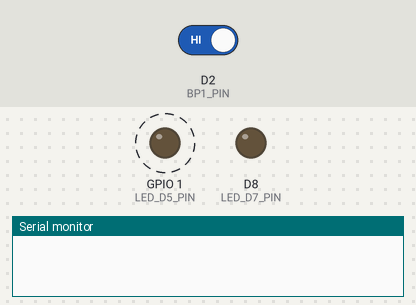
Simulated run of this sketch. Board: ESP8266 (NodeMCU). Shown: output pins drawn as LEDs (lit = HIGH), the last lines printed to the serial monitor. Dashed ring = blinking. The test bench sets the inputs (shaded band); at power-on: D2 (BP1_PIN) HIGH.

Above: at 1.2 s.
1.3 s: D2 (BP1_PIN) driven LOW
At 2.4 s:
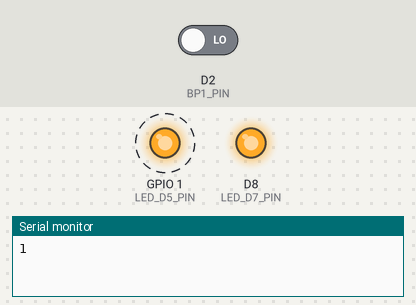
4.3 s: D2 (BP1_PIN) driven HIGH
At 6.6 s:
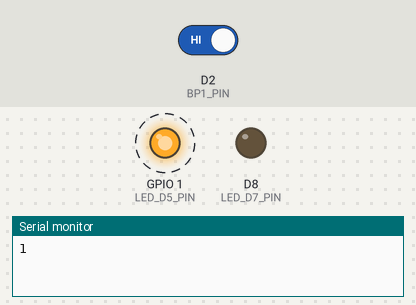
Timing chart, 0 to 13.3 s (numbered marks = the images above; inputs shaded):
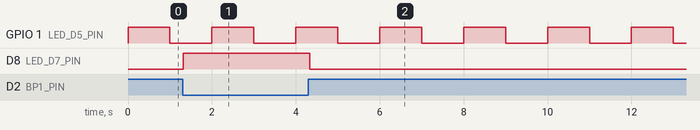

Measured:
- after the input at 1.3 s, D8 (LED_D7_PIN): LOW → HIGH at once
- after the input at 4.3 s, D8 (LED_D7_PIN): HIGH → LOW at once
- by itself, GPIO 1 (LED_D5_PIN): alternates HIGH for 1.0 s and LOW for 1.0 s

The sketch:

Prog9.ino
```cpp
// TP1 - PROG9

#define LED_D5_PIN D10
#define LED_D7_PIN D8
#define T_LED_D5 2000
#define BP1_PIN D2
#define T_BP 30 // 30ms

#define STATE_0 0
#define STATE_1 1
#define STATE_2 2

unsigned long time;
long previousTime;
int bp1, counter;

byte currentState;

void setup() {
  pinMode(LED_D5_PIN, OUTPUT);
  pinMode(LED_D7_PIN, OUTPUT);
  pinMode(BP1_PIN, INPUT);
  previousTime = -T_BP;
  counter = 0;
  currentState = STATE_0;
  Serial.begin(9600);
}

void loop() {
  time = millis();

  // Acquisition boutons ssi dt >= T_BP
  if(time - previousTime >= T_BP) {
    bp1 = digitalRead(BP1_PIN);
    if(bp1 == 0 && currentState == STATE_0) currentState = STATE_1;
    else if(currentState == STATE_1) currentState = STATE_2;
    else if(bp1 == 1 && currentState == STATE_2) currentState = STATE_0;
    if(currentState == STATE_0) {
      digitalWrite(LED_D7_PIN, LOW);
    }
    if(currentState == STATE_1) {
      counter++;
      digitalWrite(LED_D7_PIN, HIGH);
      Serial.println(counter);
    }
     previousTime = time;
   }

  // Led de vie
  blinkLed(LED_D5_PIN, T_LED_D5);
}

void blinkLed(byte ledPin, unsigned int tLed) {
  static unsigned int compute;
  compute = time % tLed; // Reste de la division entière
  if(compute < tLed/2) digitalWrite(ledPin, HIGH);
  else digitalWrite(ledPin, LOW);
}
```
